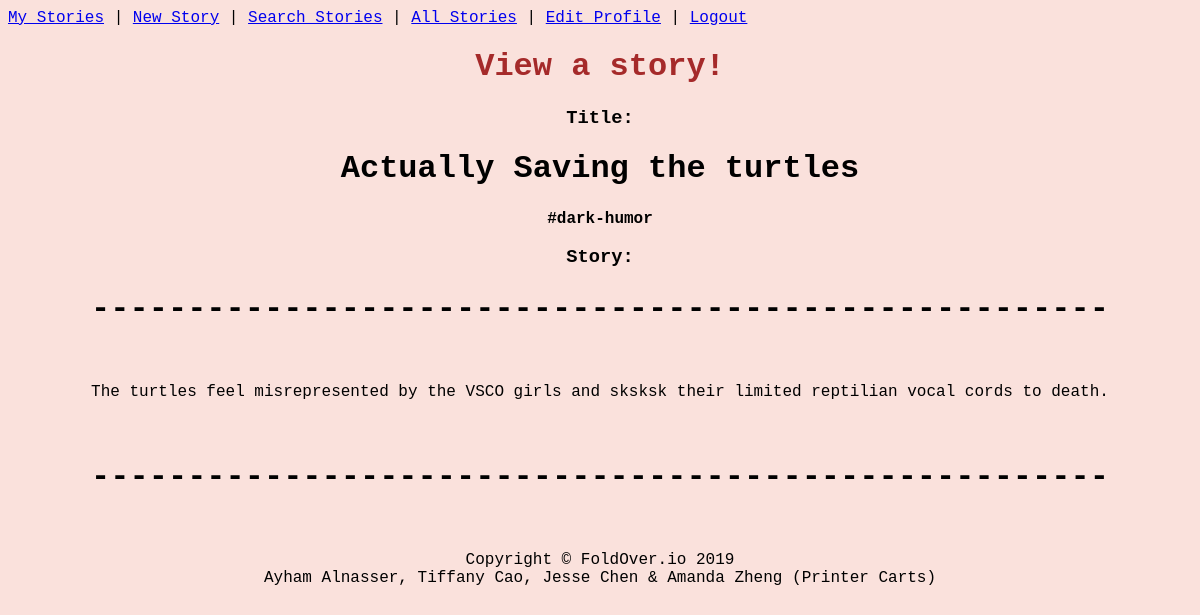
Before: /fullstory?value=Actually Saving the turtles (signed in) with the older database file.
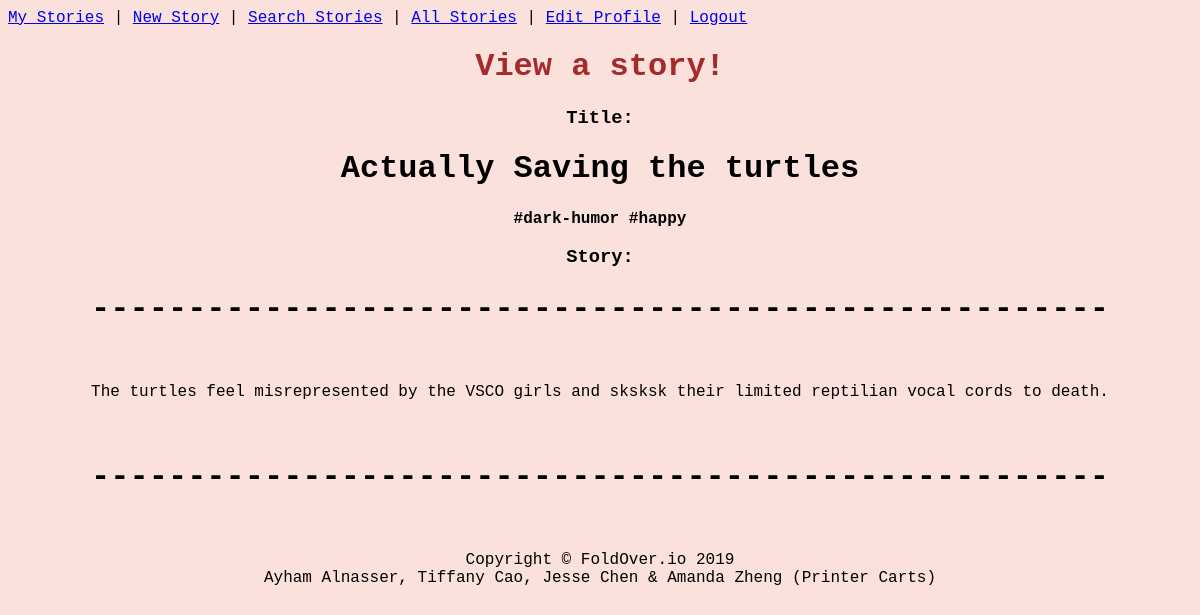
After: the same page with the newer database file.
### tables this page shows
CREATE TABLE edits (story_title TEXT, time_stamp BLOB, last_editor TEXT, tags TEXT, story TEXT);

### app.py (the view)
@app.route("/fullstory")  # view full story after clinking on story link
def full():
    request.environ.get('HTTP_X_REAL_IP', request.remote_addr)  # remove from queue
    ip = request.environ["REMOTE_ADDR"]
    if ip in waitlist:
        waitlist.remove(ip)
    db = sqlite3.connect(DB_FILE)
    c = db.cursor()
    if session.get('user') is None:  # only give access to this page if there's a user
        return redirect(url_for("start"))
    else:
        command = "SELECT story FROM edits WHERE " \
                  "story_title = \""+request.args.get('value')+"\";"  # display requested story
        c.execute(command)
        title = request.args.get('value')
        all_edits = c.fetchall()
        try:
            all_edits = str(all_edits[0])[2:-3]
        except IndexError:
            return render_template("deleted.html")
        command = "SELECT tags FROM edits WHERE story_title=" + "\"" + request.args.get('value') + "\";"
        c.execute(command)
        tags = c.fetchall()
        count=0
        tag_coll=[]
        while count<len(tags[0]):
            if tags[0][count] != None:
                tag_coll.append(str(tags[0][count]))
            count+=1
        if len(tag_coll)>0:
            tag_coll=tag_coll[0].split(",")
        sorted(tag_coll)
        return render_template("viewstory.html", title=title, entire_story=all_edits, tag_list=tag_coll)

### templates/viewstory.html (shortened to what this page needs)
<!DOCTYPE html>
{% extends 'template.html' %}
		{% block body %}
	</head>
	<body bgcolor = "#FAE1DC">
		<center>
			<font face = "courier new">
				<font color = "#A52A2A">
					<h1> View a story! </h1>
				</font>
			<h3> Title: </h3>
			<h1> {{ title }} </h1>
			<b>
 			{% for tag in tag_list%}
 				{{tag}}
 			{% endfor %}</b>
			<h3> Story: </h3>
			<h1>-----------------------------------------------------</h1>
			<br>
			{{ entire_story | safe | replace("|","")}}
			<br>
			<h1>-----------------------------------------------------</h1>
			{% endblock %}

### templates/template.html (shortened to what this page needs)
<!DOCTYPE html>
<html>
  <head>
  <body>
      {% block header %}
       <font face = "courier new">
        <a href="/mystories">My Stories</a> | <a href="/addstory">New Story</a> | <a href="/search">Search Stories</a> |
         <a href='/allstories'>All Stories</a> | <a href='/updateprofile'>Edit Profile</a> |
           <a href="/logout">Logout</a>
    </font>
      {% endblock %}
      <br>
      {% block body %}{% endblock %}<br />
      {% block footer %}
      <center>
        <font face = "courier new">
          <p>Copyright &copy; FoldOver.io 2019 <br>
          Ayham Alnasser, Tiffany Cao, Jesse Chen & Amanda Zheng (Printer Carts)</p>
        </font>
      {% endblock %}
      </center>
  </body>
</html>

Changed rows visible on the page:
changed edits "Actually Saving the turtles": tags "#dark-humor" → "#dark-humor #happy"; story (not shown) → "The turtles feel misrepresented by the VSCO girls and sksksk their limited reptilian vocal cords to death."
Other visible differences:
{{ entire_story | safe | replace("|","") }}: "The turtles feel misrepresented by the VSCO girls and sksksk their limited reptilian vocal cords to death." → (not shown)
